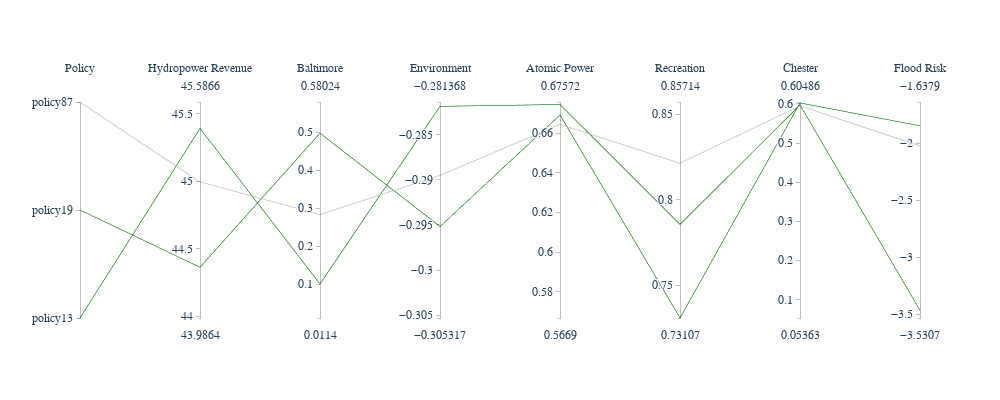

Here is the notebook cell this chart was saved with:
### Code cell
example_stability = payoffs[payoffs.index.isin(['policy13', 'policy19', 'policy87'])]
# flood risk, hydropower, Baltimore
plot_selected_parcoords(example_stability, payoffs, 'stability/04_example_stable_solutions', colorscale = ['green', 'green', 'lightgrey'])

### Figure 1 — Plotly figure (JSON) as saved in the notebook; plotly's stock layout.template omitted (floating-point values rounded to 4 significant figures)
{"data": [{"dimensions": [{"label": "Policy", "range": [0, 1], "ticktext": ["policy13", "policy19", "policy87"], "tickvals": [0, 0.5, 1], "values": [0, 0.5, 1]}, {"label": "Hydropower Revenue", "range": [43.99, 45.59], "values": [45.39, 44.36, 44.99]}, {"label": "Baltimore", "range": [0.0114, 0.5802], "values": [0.101, 0.498, 0.2838]}, {"label": "Environment", "range": [-0.3053, -0.2814], "values": [-0.2819, -0.2952, -0.2895]}, {"label": "Atomic Power", "range": [0.5669, 0.6757], "values": [0.6745, 0.6692, 0.6644]}, {"label": "Recreation", "range": [0.7311, 0.8571], "values": [0.7857, 0.7311, 0.8214]}, {"label": "Chester", "range": [0.05363, 0.6049], "values": [0.5972, 0.6025, 0.5949]}, {"label": "Flood Risk", "range": [-3.531, -1.638], "values": [-3.463, -1.847, -2.023]}], "line": {"color": [0, 1, 2], "colorscale": [[0, "green"], [0.5, "green"], [1, "lightgrey"]]}, "type": "parcoords"}], "layout": {"font": {"family": "Georgia", "size": 14}, "height": 400, "width": 1000}}
